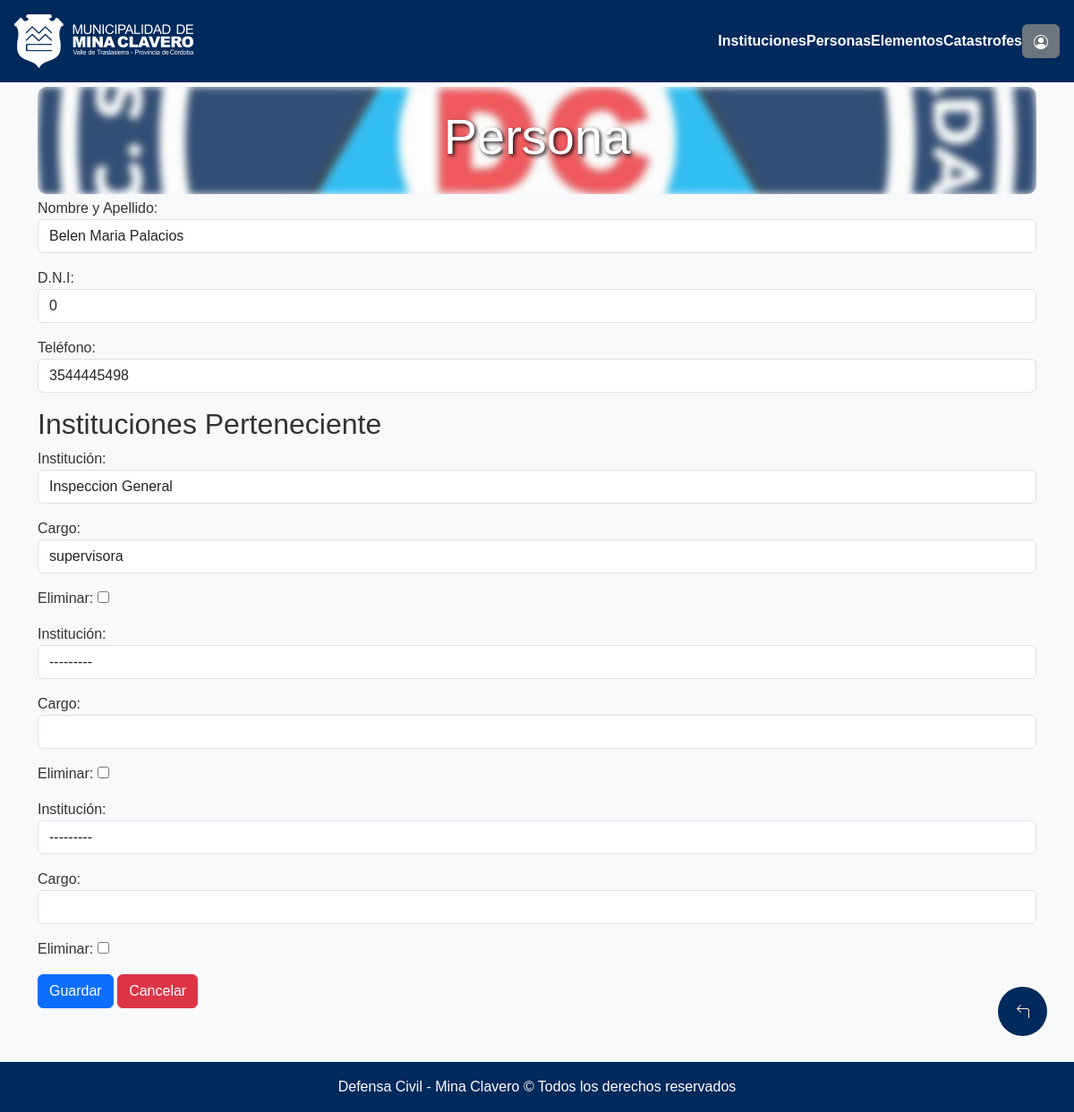
Before: /personas/modificarPersona/3 (signed in) with the older database file.
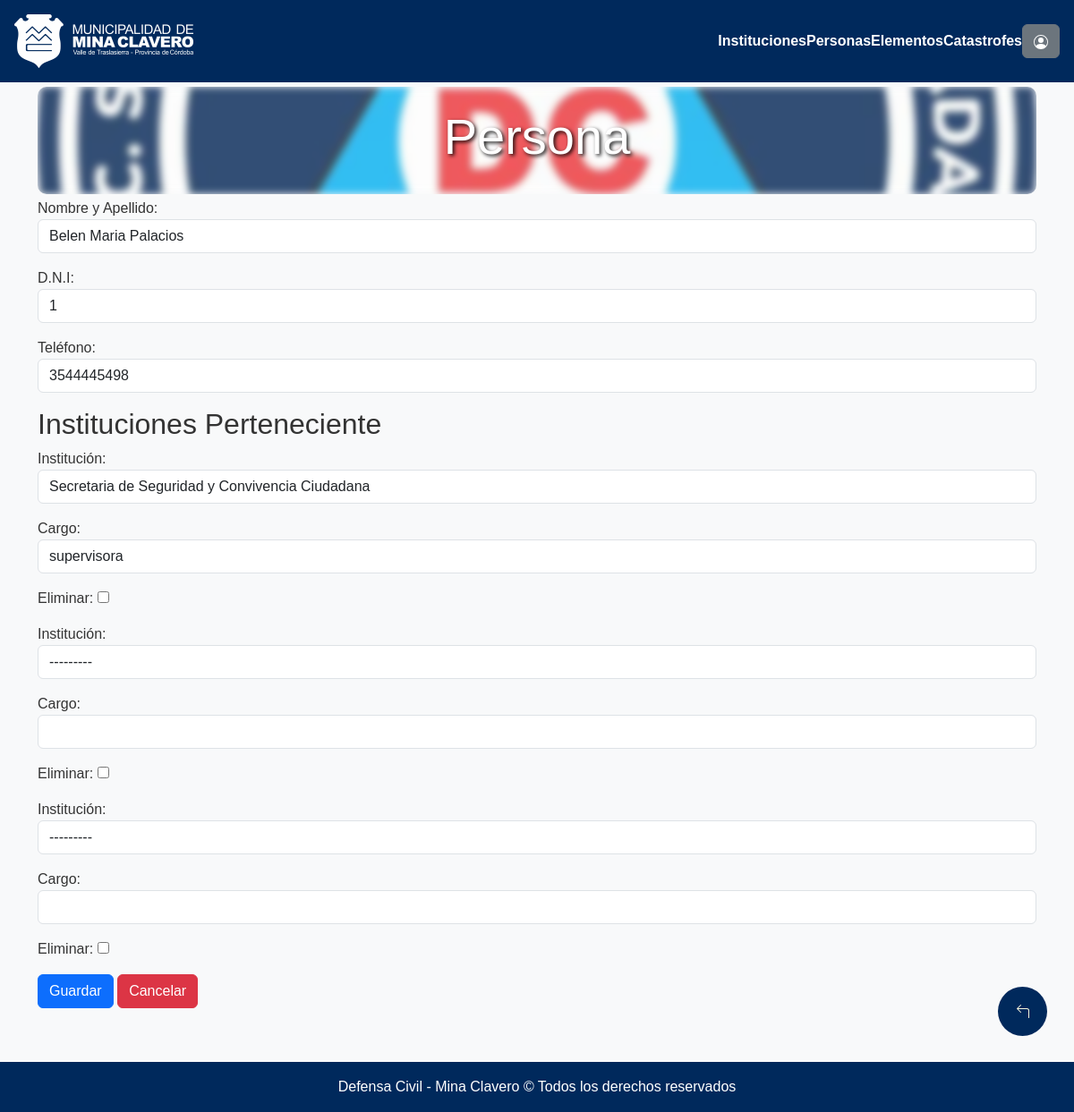
After: the same page with the newer database file.
### seguridadVial/models.py (models this page shows, shortened)
class Persona(models.Model):
    nombre_apellido = models.CharField(max_length=120)
    dni = models.IntegerField(default=0)
    telefono = models.CharField(max_length=30, default="",null=True, blank=True)
    id_institucion = models.ManyToManyField('Institucion', through="InstitucionCargoPersona")

### seguridadVial/views.py (the view, shortened to what this page needs)
# urls.py: path("personas/modificarPersona/<str:pk>", login_required(permission_required('seguridadVial.change_persona')(views.PersonaModificar.as_view())), name="modificarPersona"),
class PersonaModificar(UpdateView):
    model = Persona
    form_class = PersonaForm
    template_name = os.path.join("defensaCivil", "formularios", "personaForm.html")
    success_url = reverse_lazy('listaPersonas')
    def get(self, request, *args, **kwargs):
        self.object = self.get_object()
        form = self.get_form()
        formset_institucion_cargo = InstitucionCargoPersonaFormSet(instance=self.object)
        return self.render_to_response(self.get_context_data(form=form, formset_institucion_cargo=formset_institucion_cargo))

### seguridadVial/forms.py
class PersonaForm(forms.ModelForm):
    class Meta:
        model = Persona
        fields = ('nombre_apellido', 'dni', 'telefono')
        widgets = {
            'nombre_apellido': forms.TextInput(attrs={'class': 'form-control'}),
            'dni': forms.NumberInput(attrs={'class': 'form-control'}),
            'telefono': forms.TextInput(attrs={'class': 'form-control'}),
        }
        labels = {
            "nombre_apellido":"Nombre y Apellido",
            "dni":"D.N.I",
            "telefono":"Teléfono",
        }

### seguridadVial/models.py (called while the page is built)
    def __str__(self):
        return self.nombre

### municipalidad/templates/defensaCivil/formularios/personaForm.html (shortened to what this page needs)
{% extends "defensaCivil/base.html" %}
{% load static %}
{% block contenido %}
<div class="container">
    <div class="cont mb-1" onclick="window.location.href='{% url 'listaPersonas' %}'">
        <h3 class="display-4 titulo-volver">Persona</h3>
    </div>
    <form method="post" enctype="multipart/form-data" id="formulario">
        {{ form.as_p }}
        <h2>Instituciones Perteneciente</h2>
        {% for form in formset_institucion_cargo %}
            {{ form.as_p }}
        {% endfor %}
        <button class="btn btn-primary mb-3" type="submit">Guardar</button>
        <a class="btn btn-danger mb-3" href="{% url 'listaPersonas' %}">Cancelar</a>
    </form>
    <a href={% url "listaPersonas" %} class="customButton">
    </a>
</div>
{% endblock %}

Changed rows visible on the page:
changed Persona "Belen Maria Palacios": dni "0" → "1"
Other visible differences:
form field as_p: "Inspeccion General" → "Secretaria de Seguridad y Convivencia Ciudadana"
